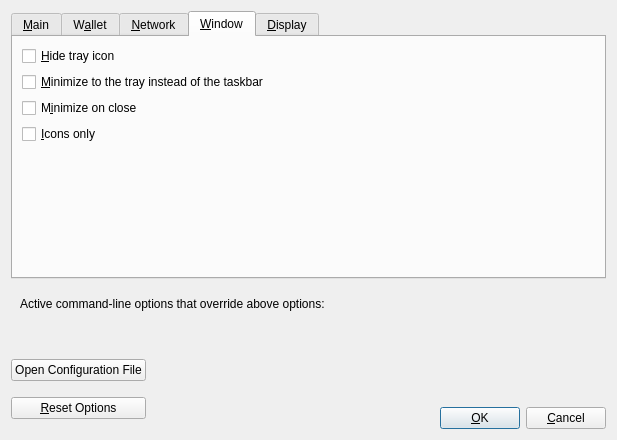
<?xml version="1.0" encoding="UTF-8"?>
<ui version="4.0">
 <class>OptionsDialog</class>
 <widget class="QDialog" name="OptionsDialog">
  <property name="geometry">
   <rect>
    <x>0</x>
    <y>0</y>
    <width>617</width>
    <height>440</height>
   </rect>
  </property>
  <property name="windowTitle">
   <string>Options</string>
  </property>
  <property name="modal">
   <bool>true</bool>
  </property>
  <layout class="QVBoxLayout" name="verticalLayout">
   <item>
    <widget class="QTabWidget" name="tabWidget">
     <property name="currentIndex">
      <number>3</number>
     </property>
     <widget class="QWidget" name="tabMain">
      <attribute name="title">
       <string>&amp;Main</string>
      </attribute>
      <layout class="QVBoxLayout" name="verticalLayout_Main">
       <item>
        <widget class="QCheckBox" name="hemp0xAtStartup">
         <property name="toolTip">
          <string>Automatically start %1 after logging in to the system.</string>
         </property>
         <property name="text">
          <string>&amp;Start %1 on system login</string>
         </property>
        </widget>
       </item>
       <item>
        <layout class="QHBoxLayout" name="horizontalLayout_2_Main">
         <item>
          <widget class="QLabel" name="databaseCacheLabel">
           <property name="text">
            <string>Size of &amp;database cache</string>
           </property>
           <property name="textFormat">
            <enum>Qt::PlainText</enum>
           </property>
           <property name="buddy">
            <cstring>databaseCache</cstring>
           </property>
          </widget>
         </item>
         <item>
          <widget class="QSpinBox" name="databaseCache"/>
         </item>
         <item>
          <widget class="QLabel" name="databaseCacheUnitLabel">
           <property name="text">
            <string>MB</string>
           </property>
           <property name="textFormat">
            <enum>Qt::PlainText</enum>
           </property>
          </widget>
         </item>
         <item>
          <spacer name="horizontalSpacer_2_Main">
           <property name="orientation">
            <enum>Qt::Horizontal</enum>
           </property>
           <property name="sizeHint" stdset="0">
            <size>
             <width>40</width>
             <height>20</height>
            </size>
           </property>
          </spacer>
         </item>
        </layout>
       </item>
       <item>
        <layout class="QHBoxLayout" name="horizontalLayout_3_Main">
         <item>
          <widget class="QLabel" name="threadsScriptVerifLabel">
           <property name="text">
            <string>Number of script &amp;verification threads</string>
           </property>
           <property name="textFormat">
            <enum>Qt::PlainText</enum>
           </property>
           <property name="buddy">
            <cstring>threadsScriptVerif</cstring>
           </property>
          </widget>
         </item>
         <item>
          <widget class="QSpinBox" name="threadsScriptVerif">
           <property name="toolTip">
            <string>(0 = auto, &lt;0 = leave that many cores free)</string>
           </property>
          </widget>
         </item>
         <item>
          <spacer name="horizontalSpacer_3_Main">
           <property name="orientation">
            <enum>Qt::Horizontal</enum>
           </property>
           <property name="sizeHint" stdset="0">
            <size>
             <width>40</width>
             <height>20</height>
            </size>
           </property>
          </spacer>
         </item>
        </layout>
       </item>
       <item>
        <spacer name="verticalSpacer_Main">
         <property name="orientation">
          <enum>Qt::Vertical</enum>
         </property>
         <property name="sizeHint" stdset="0">
          <size>
           <width>20</width>
           <height>40</height>
          </size>
         </property>
        </spacer>
       </item>
      </layout>
     </widget>
     <widget class="QWidget" name="tabWallet">
      <attribute name="title">
       <string>W&amp;allet</string>
      </attribute>
      <layout class="QVBoxLayout" name="verticalLayout_Wallet">
       <item>
        <widget class="QGroupBox" name="groupBox">
         <property name="title">
          <string>Expert</string>
         </property>
         <layout class="QVBoxLayout" name="verticalLayout_2">
          <item>
           <widget class="QCheckBox" name="coinControlFeatures">
            <property name="toolTip">
             <string>Whether to show coin control features or not.</string>
            </property>
            <property name="text">
             <string>Enable coin &amp;control features</string>
            </property>
           </widget>
          </item>
          <item>
           <widget class="QCheckBox" name="customFeeFeatures">
            <property name="text">
             <string>Enable fee control features</string>
            </property>
           </widget>
          </item>
          <item>
           <widget class="QCheckBox" name="spendZeroConfChange">
            <property name="toolTip">
             <string>If you disable the spending of unconfirmed change, the change from a transaction cannot be used until that transaction has at least one confirmation. This also affects how your balance is computed.</string>
            </property>
            <property name="text">
             <string>&amp;Spend unconfirmed change</string>
            </property>
           </widget>
          </item>
         </layout>
        </widget>
       </item>
       <item>
        <spacer name="verticalSpacer_Wallet">
         <property name="orientation">
          <enum>Qt::Vertical</enum>
         </property>
         <property name="sizeHint" stdset="0">
          <size>
           <width>20</width>
           <height>40</height>
          </size>
         </property>
        </spacer>
       </item>
      </layout>
     </widget>
     <widget class="QWidget" name="tabNetwork">
      <attribute name="title">
       <string>&amp;Network</string>
      </attribute>
      <layout class="QVBoxLayout" name="verticalLayout_Network">
       <item>
        <widget class="QCheckBox" name="mapPortUpnp">
         <property name="toolTip">
          <string>Automatically open the Hemp0x client port on the router. This only works when your router supports UPnP and it is enabled.</string>
         </property>
         <property name="text">
          <string>Map port using &amp;UPnP</string>
         </property>
        </widget>
       </item>
       <item>
        <widget class="QCheckBox" name="allowIncoming">
         <property name="toolTip">
          <string>Accept connections from outside.</string>
         </property>
         <property name="text">
          <string>Allow incomin&amp;g connections</string>
         </property>
        </widget>
       </item>
       <item>
        <widget class="QCheckBox" name="connectSocks">
         <property name="toolTip">
          <string>Connect to the Hemp0x network through a SOCKS5 proxy.</string>
         </property>
         <property name="text">
          <string>&amp;Connect through SOCKS5 proxy (default proxy):</string>
         </property>
        </widget>
       </item>
       <item>
        <layout class="QHBoxLayout" name="horizontalLayout_1_Network">
         <item>
          <widget class="QLabel" name="proxyIpLabel">
           <property name="text">
            <string>Proxy &amp;IP:</string>
           </property>
           <property name="textFormat">
            <enum>Qt::PlainText</enum>
           </property>
           <property name="buddy">
            <cstring>proxyIp</cstring>
           </property>
          </widget>
         </item>
         <item>
          <widget class="QValidatedLineEdit" name="proxyIp">
           <property name="minimumSize">
            <size>
             <width>140</width>
             <height>0</height>
            </size>
           </property>
           <property name="maximumSize">
            <size>
             <width>140</width>
             <height>16777215</height>
            </size>
           </property>
           <property name="toolTip">
            <string>IP address of the proxy (e.g. IPv4: 127.0.0.1 / IPv6: ::1)</string>
           </property>
          </widget>
         </item>
         <item>
          <widget class="QLabel" name="proxyPortLabel">
           <property name="text">
            <string>&amp;Port:</string>
           </property>
           <property name="textFormat">
            <enum>Qt::PlainText</enum>
           </property>
           <property name="buddy">
            <cstring>proxyPort</cstring>
           </property>
          </widget>
         </item>
         <item>
          <widget class="QLineEdit" name="proxyPort">
           <property name="minimumSize">
            <size>
             <width>55</width>
             <height>0</height>
            </size>
           </property>
           <property name="maximumSize">
            <size>
             <width>55</width>
             <height>16777215</height>
            </size>
           </property>
           <property name="toolTip">
            <string>Port of the proxy (e.g. 9050)</string>
           </property>
          </widget>
         </item>
         <item>
          <spacer name="horizontalSpacer_1_Network">
           <property name="orientation">
            <enum>Qt::Horizontal</enum>
           </property>
           <property name="sizeHint" stdset="0">
            <size>
             <width>40</width>
             <height>20</height>
            </size>
           </property>
          </spacer>
         </item>
        </layout>
       </item>
       <item>
        <layout class="QHBoxLayout" name="horizontalLayout_2_Network">
         <item>
          <widget class="QLabel" name="proxyActiveNets">
           <property name="text">
            <string>Used for reaching peers via:</string>
           </property>
           <property name="textFormat">
            <enum>Qt::PlainText</enum>
           </property>
          </widget>
         </item>
         <item>
          <widget class="QCheckBox" name="proxyReachIPv4">
           <property name="enabled">
            <bool>false</bool>
           </property>
           <property name="toolTip">
            <string>Shows if the supplied default SOCKS5 proxy is used to reach peers via this network type.</string>
           </property>
           <property name="text">
            <string/>
           </property>
          </widget>
         </item>
         <item>
          <widget class="QLabel" name="proxyReachIPv4Label">
           <property name="text">
            <string>IPv4</string>
           </property>
           <property name="textFormat">
            <enum>Qt::PlainText</enum>
           </property>
          </widget>
         </item>
         <item>
          <widget class="QCheckBox" name="proxyReachIPv6">
           <property name="enabled">
            <bool>false</bool>
           </property>
           <property name="toolTip">
            <string>Shows if the supplied default SOCKS5 proxy is used to reach peers via this network type.</string>
           </property>
           <property name="text">
            <string/>
           </property>
          </widget>
         </item>
         <item>
          <widget class="QLabel" name="proxyReachIPv6Label">
           <property name="text">
            <string>IPv6</string>
           </property>
           <property name="textFormat">
            <enum>Qt::PlainText</enum>
           </property>
          </widget>
         </item>
         <item>
          <widget class="QCheckBox" name="proxyReachTor">
           <property name="enabled">
            <bool>false</bool>
           </property>
           <property name="toolTip">
            <string>Shows if the supplied default SOCKS5 proxy is used to reach peers via this network type.</string>
           </property>
           <property name="text">
            <string/>
           </property>
          </widget>
         </item>
         <item>
          <widget class="QLabel" name="proxyReachTorLabel">
           <property name="text">
            <string>Tor</string>
           </property>
           <property name="textFormat">
            <enum>Qt::PlainText</enum>
           </property>
          </widget>
         </item>
         <item>
          <spacer name="horizontalSpacer_2_Network">
           <property name="orientation">
            <enum>Qt::Horizontal</enum>
           </property>
           <property name="sizeHint" stdset="0">
            <size>
             <width>40</width>
             <height>20</height>
            </size>
           </property>
          </spacer>
         </item>
        </layout>
       </item>
       <item>
        <widget class="QCheckBox" name="connectSocksTor">
         <property name="toolTip">
          <string>Connect to the Hemp0x network through a separate SOCKS5 proxy for Tor hidden services.</string>
         </property>
         <property name="text">
          <string>Use separate SOCKS&amp;5 proxy to reach peers via Tor hidden services:</string>
         </property>
        </widget>
       </item>
       <item>
        <layout class="QHBoxLayout" name="horizontalLayout_3_Network">
         <item>
          <widget class="QLabel" name="proxyIpTorLabel">
           <property name="text">
            <string>Proxy &amp;IP:</string>
           </property>
           <property name="textFormat">
            <enum>Qt::PlainText</enum>
           </property>
           <property name="buddy">
            <cstring>proxyIpTor</cstring>
           </property>
          </widget>
         </item>
         <item>
          <widget class="QValidatedLineEdit" name="proxyIpTor">
           <property name="minimumSize">
            <size>
             <width>140</width>
             <height>0</height>
            </size>
           </property>
           <property name="maximumSize">
            <size>
             <width>140</width>
             <height>16777215</height>
            </size>
           </property>
           <property name="toolTip">
            <string>IP address of the proxy (e.g. IPv4: 127.0.0.1 / IPv6: ::1)</string>
           </property>
          </widget>
         </item>
         <item>
          <widget class="QLabel" name="proxyPortTorLabel">
           <property name="text">
            <string>&amp;Port:</string>
           </property>
           <property name="textFormat">
            <enum>Qt::PlainText</enum>
           </property>
           <property name="buddy">
            <cstring>proxyPortTor</cstring>
           </property>
          </widget>
         </item>
         <item>
          <widget class="QLineEdit" name="proxyPortTor">
           <property name="minimumSize">
            <size>
             <width>55</width>
             <height>0</height>
            </size>
           </property>
           <property name="maximumSize">
            <size>
             <width>55</width>
             <height>16777215</height>
            </size>
           </property>
           <property name="toolTip">
            <string>Port of the proxy (e.g. 9050)</string>
           </property>
          </widget>
         </item>
         <item>
          <spacer name="horizontalSpacer_4_Network">
           <property name="orientation">
            <enum>Qt::Horizontal</enum>
           </property>
           <property name="sizeHint" stdset="0">
            <size>
             <width>40</width>
             <height>20</height>
            </size>
           </property>
          </spacer>
         </item>
        </layout>
       </item>
       <item>
        <spacer name="verticalSpacer_Network">
         <property name="orientation">
          <enum>Qt::Vertical</enum>
         </property>
         <property name="sizeHint" stdset="0">
          <size>
           <width>20</width>
           <height>40</height>
          </size>
         </property>
        </spacer>
       </item>
      </layout>
     </widget>
     <widget class="QWidget" name="tabWindow">
      <attribute name="title">
       <string>&amp;Window</string>
      </attribute>
      <layout class="QVBoxLayout" name="verticalLayout_Window">
       <item>
        <widget class="QCheckBox" name="hideTrayIcon">
         <property name="toolTip">
          <string>Hide the icon from the system tray.</string>
         </property>
         <property name="text">
          <string>&amp;Hide tray icon</string>
         </property>
        </widget>
       </item>
       <item>
        <widget class="QCheckBox" name="minimizeToTray">
         <property name="toolTip">
          <string>Show only a tray icon after minimizing the window.</string>
         </property>
         <property name="text">
          <string>&amp;Minimize to the tray instead of the taskbar</string>
         </property>
        </widget>
       </item>
       <item>
        <widget class="QCheckBox" name="minimizeOnClose">
         <property name="toolTip">
          <string>Minimize instead of exit the application when the window is closed. When this option is enabled, the application will be closed only after selecting Exit in the menu.</string>
         </property>
         <property name="text">
          <string>M&amp;inimize on close</string>
         </property>
        </widget>
       </item>
       <item>
        <widget class="QCheckBox" name="toolbarIconsOnly">
         <property name="statusTip">
          <string>Only show toolbar icons. No text.</string>
         </property>
         <property name="text">
          <string>&amp;Icons only</string>
         </property>
        </widget>
       </item>
       <item>
        <spacer name="verticalSpacer_Window">
         <property name="orientation">
          <enum>Qt::Vertical</enum>
         </property>
         <property name="sizeHint" stdset="0">
          <size>
           <width>20</width>
           <height>40</height>
          </size>
         </property>
        </spacer>
       </item>
      </layout>
     </widget>
     <widget class="QWidget" name="tabDisplay">
      <attribute name="title">
       <string>&amp;Display</string>
      </attribute>
      <layout class="QVBoxLayout" name="verticalLayout_Display">
       <item>
        <layout class="QHBoxLayout" name="horizontalLayout_1_Display">
         <item>
          <widget class="QLabel" name="langLabel">
           <property name="text">
            <string>User Interface &amp;language:</string>
           </property>
           <property name="textFormat">
            <enum>Qt::PlainText</enum>
           </property>
           <property name="buddy">
            <cstring>lang</cstring>
           </property>
          </widget>
         </item>
         <item>
          <widget class="QValueComboBox" name="lang">
           <property name="toolTip">
            <string>The user interface language can be set here. This setting will take effect after restarting %1.</string>
           </property>
          </widget>
         </item>
        </layout>
       </item>
       <item>
        <layout class="QHBoxLayout" name="horizontalLayout_2_Display">
         <item>
          <widget class="QLabel" name="unitLabel">
           <property name="text">
            <string>&amp;Unit to show amounts in:</string>
           </property>
           <property name="textFormat">
            <enum>Qt::PlainText</enum>
           </property>
           <property name="buddy">
            <cstring>unit</cstring>
           </property>
          </widget>
         </item>
         <item>
          <widget class="QValueComboBox" name="unit">
           <property name="toolTip">
            <string>Choose the default subdivision unit to show in the interface and when sending coins.</string>
           </property>
          </widget>
         </item>
        </layout>
       </item>
       <item>
        <layout class="QHBoxLayout" name="horizontalLayout_DisplayCurrency">
         <item>
          <widget class="QLabel" name="currencyUnitIndexLabel">
           <property name="text">
            <string>&amp;Currency Unit:</string>
           </property>
           <property name="textFormat">
            <enum>Qt::PlainText</enum>
           </property>
           <property name="buddy">
            <cstring>currencyUnitIndex</cstring>
           </property>
          </widget>
         </item>
         <item>
          <widget class="QValueComboBox" name="currencyUnitIndex">
           <property name="toolTip">
            <string>Choose which currency to display the realtime value of HEMP in (ie: BTC/HEMP).</string>
           </property>
          </widget>
         </item>
        </layout>
       </item>
       <item>
        <layout class="QHBoxLayout" name="horizontalLayout_3_Display">
         <item>
          <widget class="QLabel" name="thirdPartyTxUrlsLabel">
           <property name="toolTip">
            <string>Third party URLs (e.g. a block explorer) that appear in the transactions tab as context menu items. %s in the URL is replaced by transaction hash. Multiple URLs are separated by vertical bar |.</string>
           </property>
           <property name="text">
            <string>&amp;Third party transaction URLs</string>
           </property>
           <property name="buddy">
            <cstring>thirdPartyTxUrls</cstring>
           </property>
          </widget>
         </item>
         <item>
          <widget class="QLineEdit" name="thirdPartyTxUrls">
           <property name="toolTip">
            <string>Third party URLs (e.g. a block explorer) that appear in the transactions tab as context menu items. %s in the URL is replaced by transaction hash. Multiple URLs are separated by vertical bar |.</string>
           </property>
          </widget>
         </item>
         <item>
          <widget class="QPushButton" name="thirdPartyTxUrlsReset">
           <property name="text">
            <string>Reset</string>
           </property>
          </widget>
         </item>
        </layout>
       </item>
       <item>
        <layout class="QHBoxLayout" name="horizontalLayout_4_Display" stretch="0,0,0">
         <item>
          <widget class="QLabel" name="ipfsUrlLabel">
           <property name="toolTip">
            <string>Third party URL for IPFS-viewer. %s in the URL is replaced by IPFS hash.</string>
           </property>
           <property name="text">
            <string>IPFS Viewer URL</string>
           </property>
          </widget>
         </item>
         <item>
          <widget class="QLineEdit" name="ipfsUrl">
           <property name="toolTip">
            <string>Third party URL for IPFS-viewer. %s in the URL is replaced by IPFS hash.</string>
           </property>
          </widget>
         </item>
         <item>
          <widget class="QPushButton" name="ipfsUrlReset">
           <property name="text">
            <string>Reset</string>
           </property>
          </widget>
         </item>
        </layout>
       </item>
       <item>
        <widget class="QCheckBox" name="darkModeCheckBox">
         <property name="text">
          <string>Enable Dark Mode</string>
         </property>
         <property name="checked">
          <bool>true</bool>
         </property>
        </widget>
       </item>
       <item>
        <spacer name="verticalSpacer_Display">
         <property name="orientation">
          <enum>Qt::Vertical</enum>
         </property>
         <property name="sizeHint" stdset="0">
          <size>
           <width>20</width>
           <height>40</height>
          </size>
         </property>
        </spacer>
       </item>
      </layout>
     </widget>
    </widget>
   </item>
   <item>
    <widget class="QFrame" name="frame">
     <layout class="QVBoxLayout" name="verticalLayout_Bottom">
      <item>
       <layout class="QHBoxLayout" name="horizontalLayout_Bottom">
        <item>
         <widget class="QLabel" name="overriddenByCommandLineInfoLabel">
          <property name="text">
           <string>Active command-line options that override above options:</string>
          </property>
          <property name="textFormat">
           <enum>Qt::PlainText</enum>
          </property>
         </widget>
        </item>
        <item>
         <spacer name="horizontalSpacer_Bottom">
          <property name="orientation">
           <enum>Qt::Horizontal</enum>
          </property>
          <property name="sizeHint" stdset="0">
           <size>
            <width>40</width>
            <height>20</height>
           </size>
          </property>
         </spacer>
        </item>
       </layout>
      </item>
      <item>
       <widget class="QLabel" name="overriddenByCommandLineLabel">
        <property name="text">
         <string/>
        </property>
        <property name="textFormat">
         <enum>Qt::PlainText</enum>
        </property>
        <property name="wordWrap">
         <bool>true</bool>
        </property>
       </widget>
      </item>
     </layout>
    </widget>
   </item>
   <item>
    <layout class="QHBoxLayout" name="horizontalLayout_Buttons">
     <item>
      <layout class="QVBoxLayout" name="verticalLayout_Buttons">
       <item>
        <widget class="QPushButton" name="openHemp0xConfButton">
         <property name="toolTip">
          <string>Open the %1 configuration file from the working directory.</string>
         </property>
         <property name="text">
          <string>Open Configuration File</string>
         </property>
         <property name="autoDefault">
          <bool>false</bool>
         </property>
        </widget>
       </item>
       <item>
        <widget class="QPushButton" name="resetButton">
         <property name="toolTip">
          <string>Reset all client options to default.</string>
         </property>
         <property name="text">
          <string>&amp;Reset Options</string>
         </property>
         <property name="autoDefault">
          <bool>false</bool>
         </property>
        </widget>
       </item>
      </layout>
     </item>
     <item>
      <spacer name="horizontalSpacer_1">
       <property name="orientation">
        <enum>Qt::Horizontal</enum>
       </property>
       <property name="sizeHint" stdset="0">
        <size>
         <width>40</width>
         <height>48</height>
        </size>
       </property>
      </spacer>
     </item>
     <item>
      <widget class="QLabel" name="statusLabel">
       <property name="minimumSize">
        <size>
         <width>200</width>
         <height>0</height>
        </size>
       </property>
       <property name="font">
        <font>
         <weight>75</weight>
         <bold>true</bold>
        </font>
       </property>
       <property name="text">
        <string/>
       </property>
       <property name="textFormat">
        <enum>Qt::PlainText</enum>
       </property>
       <property name="wordWrap">
        <bool>true</bool>
       </property>
      </widget>
     </item>
     <item>
      <spacer name="horizontalSpacer_2">
       <property name="orientation">
        <enum>Qt::Horizontal</enum>
       </property>
       <property name="sizeHint" stdset="0">
        <size>
         <width>40</width>
         <height>48</height>
        </size>
       </property>
      </spacer>
     </item>
     <item>
      <layout class="QVBoxLayout" name="verticalLayout_4">
       <item>
        <spacer name="verticalSpacer">
         <property name="orientation">
          <enum>Qt::Vertical</enum>
         </property>
         <property name="sizeHint" stdset="0">
          <size>
           <width>20</width>
           <height>40</height>
          </size>
         </property>
        </spacer>
       </item>
       <item>
        <layout class="QHBoxLayout" name="horizontalLayout">
         <item>
          <widget class="QPushButton" name="okButton">
           <property name="text">
            <string>&amp;OK</string>
           </property>
           <property name="autoDefault">
            <bool>false</bool>
           </property>
           <property name="default">
            <bool>true</bool>
           </property>
          </widget>
         </item>
         <item>
          <widget class="QPushButton" name="cancelButton">
           <property name="text">
            <string>&amp;Cancel</string>
           </property>
           <property name="autoDefault">
            <bool>false</bool>
           </property>
          </widget>
         </item>
        </layout>
       </item>
      </layout>
     </item>
    </layout>
   </item>
  </layout>
 </widget>
 <customwidgets>
  <customwidget>
   <class>QValidatedLineEdit</class>
   <extends>QLineEdit</extends>
   <header>qvalidatedlineedit.h</header>
  </customwidget>
  <customwidget>
   <class>QValueComboBox</class>
   <extends>QComboBox</extends>
   <header>qvaluecombobox.h</header>
  </customwidget>
 </customwidgets>
 <resources/>
 <connections/>
</ui>
